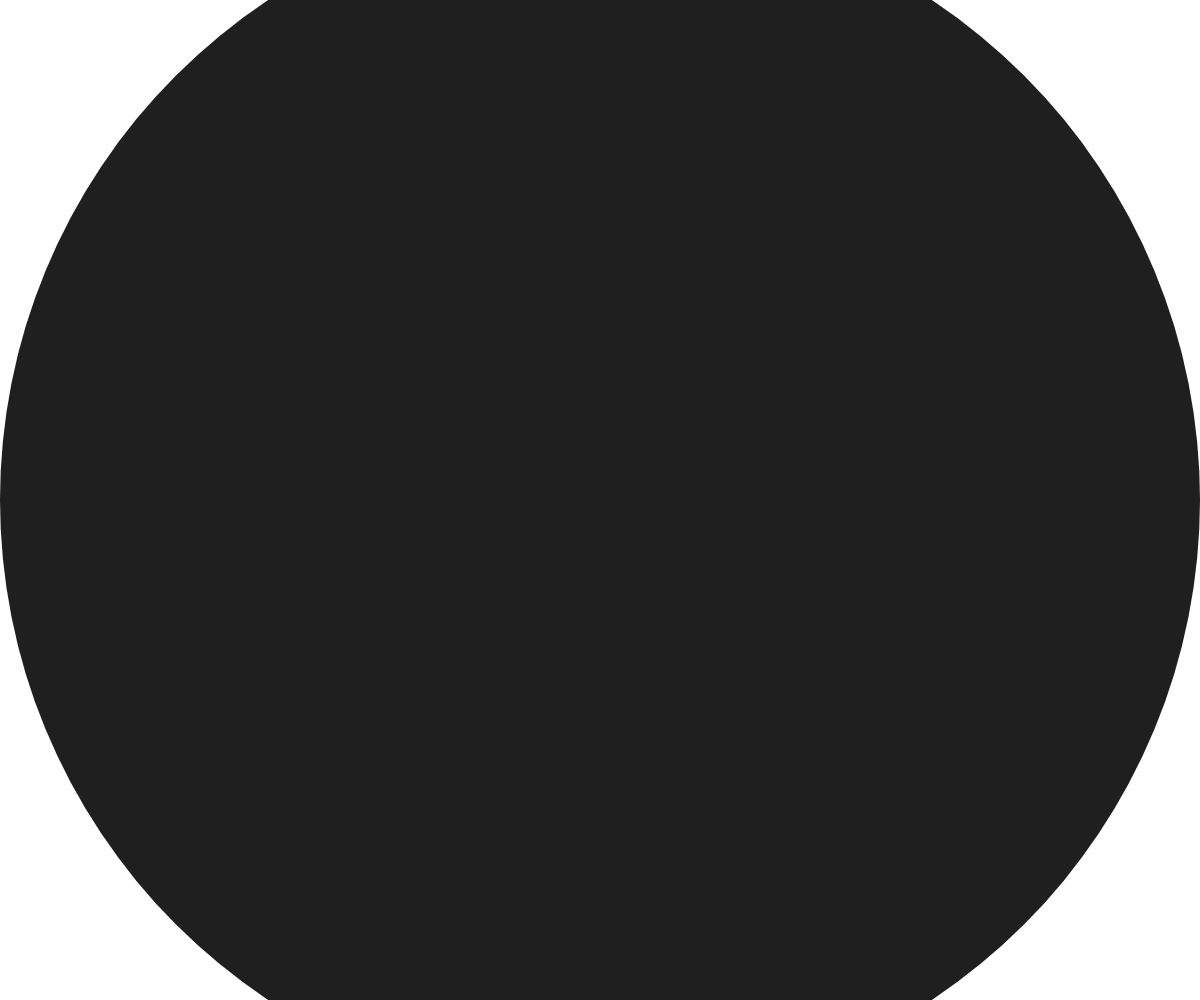
Frame 1 (no input)
Frame 60 (no input): identical to frame 1, image omitted
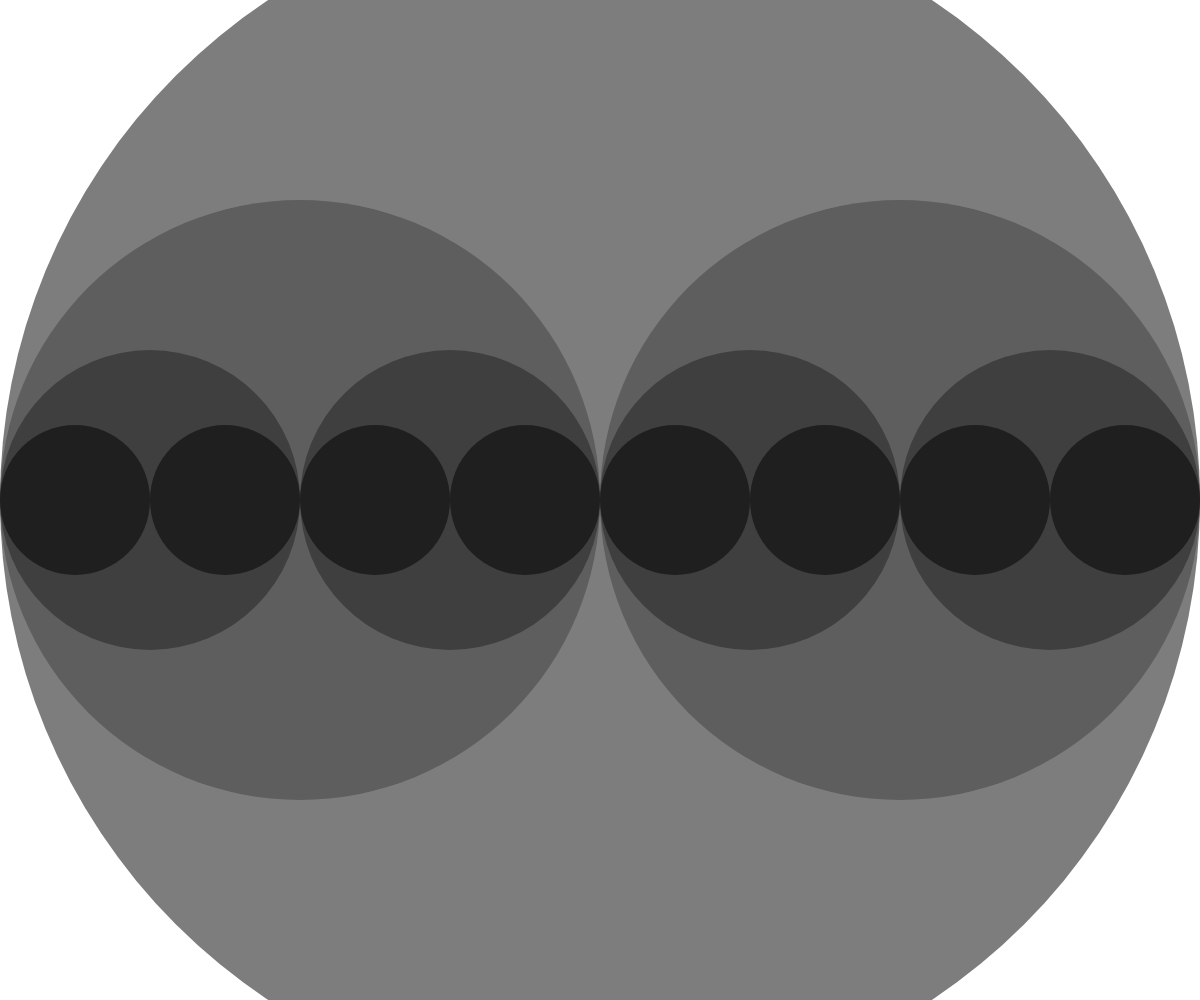
Frame 120 (the mouse pressed at the canvas centre since frame 60)

The p5.js sketch that drew these frames (run headless with seeded random() and noise() and a simulated clock; from frame 60 on, the mouse is pressed at the canvas centre):

// p5.js sketch
// ── sketch.js
// recursive circles
// Sarvath Sharma
// May 7, 2018
function setup() {
  createCanvas(windowWidth, windowHeight);
  noStroke();
}

function draw() {
  background(255);
  let theLevel = int(map(mouseX, 0, width, 1, 8));
  drawCircle(width/2, width/2, theLevel);
}

function drawCircle(x, radius, level) {
  let fillColor = 125 * level/4;
  fill(fillColor);
  ellipse(x, height/2, radius*2, radius*2);

  if (level > 1) {
    level = level - 1;
    drawCircle(x - radius/2, radius/2, level);
    drawCircle(x + radius/2, radius/2, level);
  }
}
